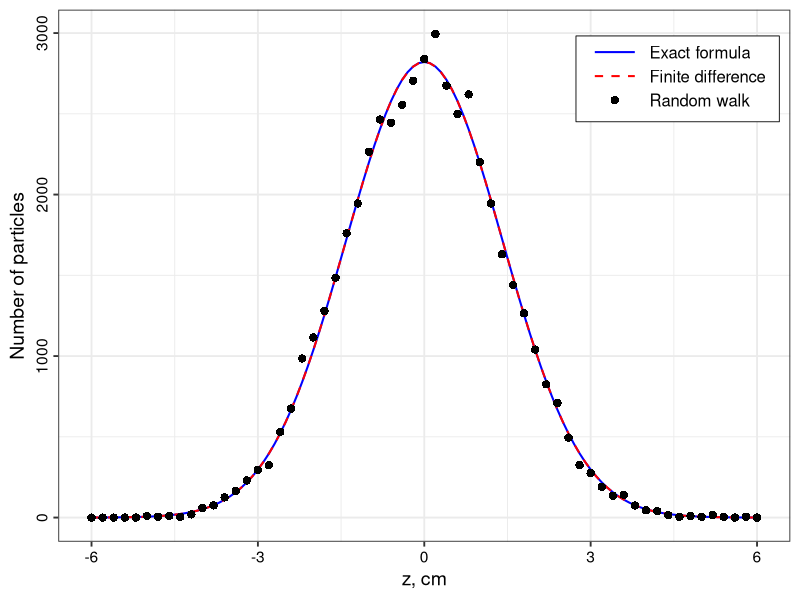
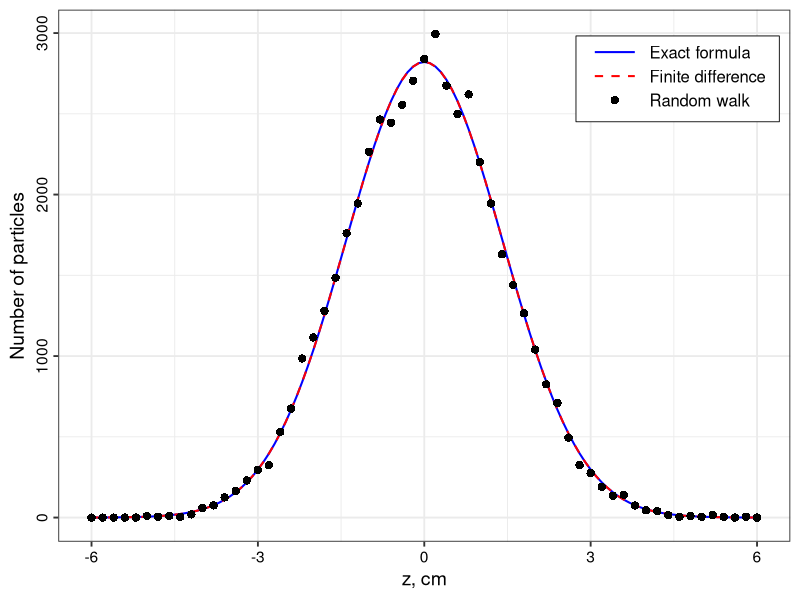
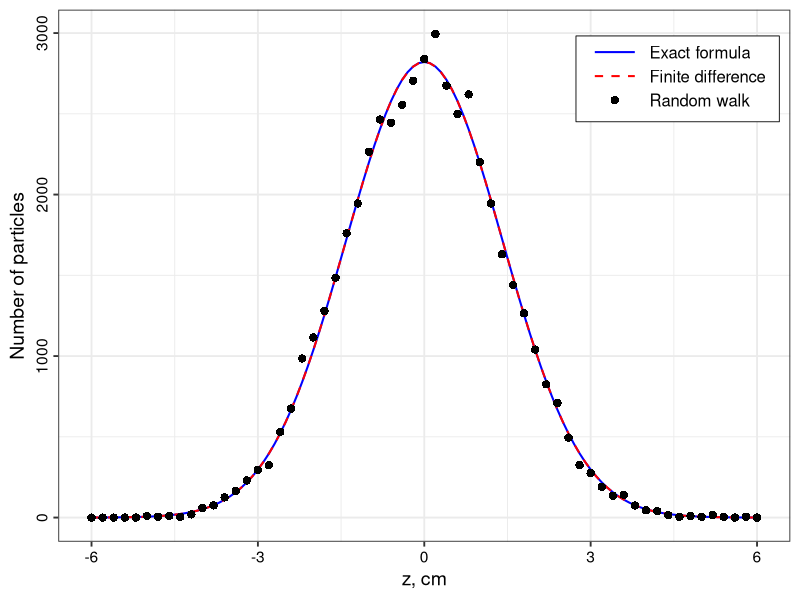

The R source for these figures, in order:
# You need this package!
# if you don't have it, run the code
# install.packages("ggplot2")

library(ggplot2)

data1 <- read.table("diffusion_results_FD.dat")
data2 <- read.table("diffusion_results_RW.dat")

x1 <- data1$V1
y1 <- data1$V2
y2 <- data1$V3
x2 <- data2$V1
y3 <- data2$V2

nms <- c("Exact formula", "Finite difference", "Random walk")

len1 <- length(x1)
len2 <- length(x2)

#Create a new data frame with "long form" like this:

#___x1___y1___"y"
#___x2___y2___"y"
#___x3___y3___"y"
#___x4___y4___"y"
#___x5___y5___"y"
#___x1___z1___"z"
#___x2___z2___"z"
#___x3___z3___"z"
#___x4___z4___"z"
#___x5___z5___"z"

#This is how ggplot2 works

d1 <- data.frame(x = c(x1, x1, x2), f = c(y1, y2, y3), 
    group = c(rep(nms[1], len1), rep(nms[2], len1), rep(nms[3], len2)))

#Create the plot
g <- ggplot(d1, aes(x = x, y = f, colour = group, linetype = group, shape = group)) +
#Draw lines
geom_line(linewidth=0.7) + 
#Choose colors and linetypes manually. Can delete the next two lines, then ggplot will pick.
scale_color_manual(values = c("blue", "red", "black")) +
scale_linetype_manual(values = c("solid", "dashed", "blank")) +
#Draw points
geom_point(size = 2.5) +
scale_shape_manual(values = c(NA, NA, 16)) +
#Plot style parameters
theme_bw(base_size = 14) + 
theme(
    #aspect.ratio = 0.618, 
    axis.text.x = element_text(colour = "black"), 
    axis.text.y = element_text(colour = "black", angle = 90, hjust = 0.5)
    ) + 
#Legend parameters
theme(legend.title = element_blank(), legend.text = element_text(size = 12), 
    legend.background = element_rect(colour = "black", fill = "white", linewidth = 0.3),
    legend.key.width = unit(2.5, "line")) + 
theme(legend.position = c(0.985, 0.87), 
    legend.justification = "right",
    legend.spacing.y = unit(3, "pt"), legend.margin=margin(t=3,l=10,b=7,r=10, unit='pt')
) + 
guides(colour = guide_legend(byrow = TRUE)) +
#Axes labels
labs(x = "z, cm", y = "Number of particles")

#Show the plot on screen
g

#Export the plot

flnm <- paste("plot_diffusion_2.png",sep="")

ggsave(flnm, scale = 1, width = 6, height = 5)

flnm <- paste("plot_diffusion_2.pdf",sep="")

ggsave(flnm, scale = 1, width = 6, height = 5)


